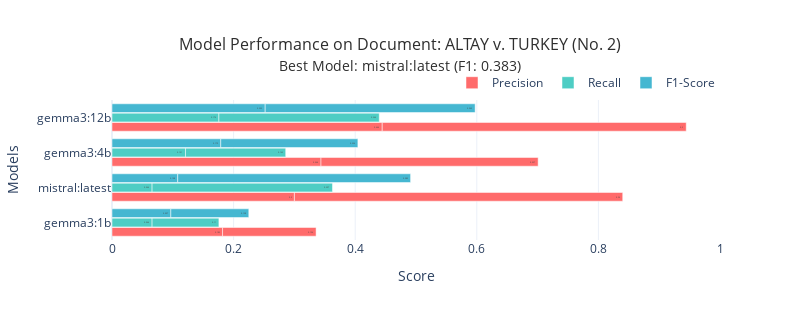
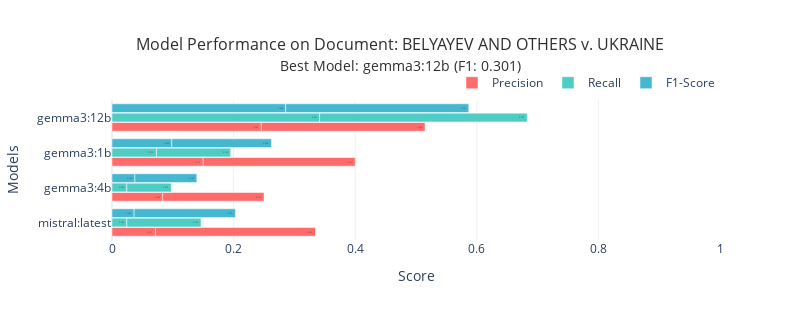

The cell these charts' notebook holds for them, in order:
### Code cell
def create_per_document_charts(df):
    """Create individual charts for each document showing all models with all metrics"""
    
    documents = df['document'].unique()
    
    for doc in documents:
        doc_data = df[df['document'] == doc].copy()
        
        if doc_data.empty:
            continue
            
        # Sort models by F1-score for better visualization
        doc_data = doc_data.sort_values('f1_score', ascending=True)
        
        fig = go.Figure()
        
        # Add bars for each metric
        metrics = ['precision', 'recall', 'f1_score']
        metric_names = ['Precision', 'Recall', 'F1-Score']
        colors = ['#FF6B6B', '#4ECDC4', '#45B7D1']
        
        for i, (metric, name, color) in enumerate(zip(metrics, metric_names, colors)):
            fig.add_trace(go.Bar(
                name=name,
                x=doc_data[metric],
                y=doc_data['model'],
                orientation='h',
                marker_color=color,
                text=doc_data[metric].round(3),
                textposition='auto',
                offsetgroup=i,
                width=0.25  # Make bars thinner so they don't overlap
            ))
        
        # Find the best model for this document
        best_model = doc_data.loc[doc_data['f1_score'].idxmax()]
        
        fig.update_layout(
            title=dict(
                text=f"Model Performance on Document: {doc}<br><span style='font-size:14px'>Best Model: {best_model['model']} (F1: {best_model['f1_score']:.3f})</span>",
                font=dict(size=16, color='#2E2E2E'),
                x=0.5
            ),
            xaxis=dict(
                title="Score",
                range=[0, 1],
                tickfont=dict(size=12)
            ),
            yaxis=dict(
                title="Models",
                tickfont=dict(size=12)
            ),
            barmode='group',
            template='plotly_white',
            height=max(300, len(doc_data) * 40),
            width=800,
            showlegend=True,
            legend=dict(
                orientation="h",
                yanchor="bottom",
                y=1.02,
                xanchor="right",
                x=1
            )
        )
        
        fig.show()

if 'df' in globals() and not df.empty:
    print("\n" + "="*80)
    print("📄 DETAILED PERFORMANCE BY DOCUMENT")
    print("="*80)
    print("Individual charts for each document showing all models with precision, recall, and F1-score")
    print()
    
    create_per_document_charts(df)
    
else:
    print("❌ Please load and process evaluation data first.")

### Figure 1 — Plotly figure (JSON) as saved in the notebook; plotly's stock layout.template omitted (floating-point values rounded to 4 significant figures)
{"data": [{"marker": {"color": "#FF6B6B"}, "name": "Precision", "offsetgroup": "0", "orientation": "h", "text": [0.182, 0.3, 0.154, 0.344, 0.357, 0.444, 0.5, 0.54], "textposition": "auto", "type": "bar", "width": 0.25, "x": [0.1818, 0.3, 0.1538, 0.3438, 0.3571, 0.4444, 0.5, 0.54], "y": ["gemma3:1b", "mistral:latest", "gemma3:1b", "gemma3:4b", "gemma3:4b", "gemma3:12b", "gemma3:12b", "mistral:latest"]}, {"marker": {"color": "#4ECDC4"}, "name": "Recall", "offsetgroup": "1", "orientation": "h", "text": [0.066, 0.066, 0.11, 0.121, 0.165, 0.176, 0.264, 0.297], "textposition": "auto", "type": "bar", "width": 0.25, "x": [0.06593, 0.06593, 0.1099, 0.1209, 0.1648, 0.1758, 0.2637, 0.2967], "y": ["gemma3:1b", "mistral:latest", "gemma3:1b", "gemma3:4b", "gemma3:4b", "gemma3:12b", "gemma3:12b", "mistral:latest"]}, {"marker": {"color": "#45B7D1"}, "name": "F1-Score", "offsetgroup": "2", "orientation": "h", "text": [0.097, 0.108, 0.128, 0.179, 0.226, 0.252, 0.345, 0.383], "textposition": "auto", "type": "bar", "width": 0.25, "x": [0.09677, 0.1081, 0.1282, 0.1789, 0.2256, 0.252, 0.3453, 0.383], "y": ["gemma3:1b", "mistral:latest", "gemma3:1b", "gemma3:4b", "gemma3:4b", "gemma3:12b", "gemma3:12b", "mistral:latest"]}], "layout": {"barmode": "group", "height": 320, "legend": {"orientation": "h", "x": 1, "xanchor": "right", "y": 1.02, "yanchor": "bottom"}, "showlegend": true, "title": {"font": {"color": "#2E2E2E", "size": 16}, "text": "Model Performance on Document: ALTAY v. TURKEY (No. 2)<br><span style='font-size:14px'>Best Model: mistral:latest (F1: 0.383)</span>", "x": 0.5}, "width": 800, "xaxis": {"range": [0, 1], "tickfont": {"size": 12}, "title": {"text": "Score"}}, "yaxis": {"tickfont": {"size": 12}, "title": {"text": "Models"}}}}

### Figure 2 — Plotly figure (JSON) as saved in the notebook; plotly's stock layout.template omitted (floating-point values rounded to 4 significant figures)
{"data": [{"marker": {"color": "#FF6B6B"}, "name": "Precision", "offsetgroup": "0", "orientation": "h", "text": [0.071, 0.083, 0.15, 0.167, 0.25, 0.263, 0.246, 0.269], "textposition": "auto", "type": "bar", "width": 0.25, "x": [0.07143, 0.08333, 0.15, 0.1667, 0.25, 0.2632, 0.2456, 0.2692], "y": ["mistral:latest", "gemma3:4b", "gemma3:1b", "gemma3:4b", "gemma3:1b", "mistral:latest", "gemma3:12b", "gemma3:12b"]}, {"marker": {"color": "#4ECDC4"}, "name": "Recall", "offsetgroup": "1", "orientation": "h", "text": [0.024, 0.024, 0.073, 0.073, 0.122, 0.122, 0.341, 0.341], "textposition": "auto", "type": "bar", "width": 0.25, "x": [0.02439, 0.02439, 0.07317, 0.07317, 0.122, 0.122, 0.3415, 0.3415], "y": ["mistral:latest", "gemma3:4b", "gemma3:1b", "gemma3:4b", "gemma3:1b", "mistral:latest", "gemma3:12b", "gemma3:12b"]}, {"marker": {"color": "#45B7D1"}, "name": "F1-Score", "offsetgroup": "2", "orientation": "h", "text": [0.036, 0.038, 0.098, 0.102, 0.164, 0.167, 0.286, 0.301], "textposition": "auto", "type": "bar", "width": 0.25, "x": [0.03636, 0.03774, 0.09836, 0.1017, 0.1639, 0.1667, 0.2857, 0.3011], "y": ["mistral:latest", "gemma3:4b", "gemma3:1b", "gemma3:4b", "gemma3:1b", "mistral:latest", "gemma3:12b", "gemma3:12b"]}], "layout": {"barmode": "group", "height": 320, "legend": {"orientation": "h", "x": 1, "xanchor": "right", "y": 1.02, "yanchor": "bottom"}, "showlegend": true, "title": {"font": {"color": "#2E2E2E", "size": 16}, "text": "Model Performance on Document: BELYAYEV AND OTHERS v. UKRAINE<br><span style='font-size:14px'>Best Model: gemma3:12b (F1: 0.301)</span>", "x": 0.5}, "width": 800, "xaxis": {"range": [0, 1], "tickfont": {"size": 12}, "title": {"text": "Score"}}, "yaxis": {"tickfont": {"size": 12}, "title": {"text": "Models"}}}}
